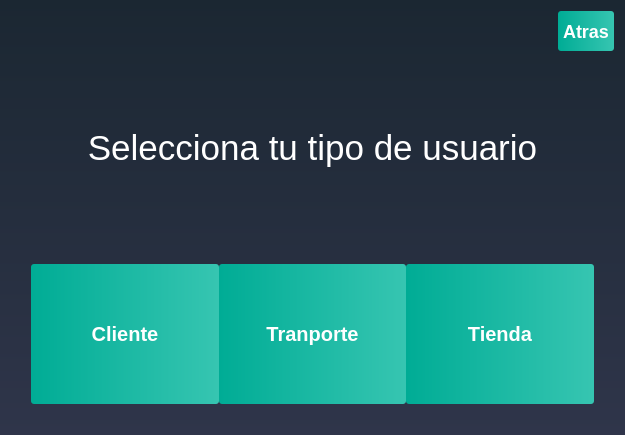
<?xml version="1.0" encoding="UTF-8"?>
<ui version="4.0">
 <class>SignIn_Dialog</class>
 <widget class="QDialog" name="SignIn_Dialog">
  <property name="geometry">
   <rect>
    <x>0</x>
    <y>0</y>
    <width>625</width>
    <height>435</height>
   </rect>
  </property>
  <property name="windowTitle">
   <string>Dialog</string>
  </property>
  <property name="styleSheet">
   <string notr="true">QWidget
{
	background-color: qlineargradient(spread:repeat, x1:1, y1:0, x2:1, y2:1, stop:0 rgba(27, 39, 50, 255),stop:1 rgba(47, 53, 74, 255));
	color: #000000;

}</string>
  </property>
  <layout class="QVBoxLayout" name="verticalLayout_2">
   <item>
    <layout class="QVBoxLayout" name="verticalLayout">
     <item>
      <layout class="QHBoxLayout" name="horizontalLayout_2">
       <item>
        <widget class="QLabel" name="label_2">
         <property name="maximumSize">
          <size>
           <width>180</width>
           <height>80</height>
          </size>
         </property>
         <property name="sizeIncrement">
          <size>
           <width>50</width>
           <height>45</height>
          </size>
         </property>
         <property name="baseSize">
          <size>
           <width>100</width>
           <height>0</height>
          </size>
         </property>
         <property name="styleSheet">
          <string notr="true">QLabel
{
	background-color: transparent;



}</string>
         </property>
         <property name="text">
          <string/>
         </property>
         <property name="pixmap">
          <pixmap resource="hermes_imagenes.qrc">:/Logo oficial Hermes(1).png</pixmap>
         </property>
        </widget>
       </item>
       <item>
        <layout class="QHBoxLayout" name="horizontalLayout_3">
         <item>
          <layout class="QVBoxLayout" name="verticalLayout_4">
           <property name="spacing">
            <number>10</number>
           </property>
           <item>
            <layout class="QVBoxLayout" name="verticalLayout_5"/>
           </item>
          </layout>
         </item>
        </layout>
       </item>
       <item alignment="Qt::AlignRight">
        <widget class="QPushButton" name="pushButton_4">
         <property name="maximumSize">
          <size>
           <width>100</width>
           <height>40</height>
          </size>
         </property>
         <property name="font">
          <font>
           <pointsize>-1</pointsize>
           <weight>75</weight>
           <bold>true</bold>
          </font>
         </property>
         <property name="styleSheet">
          <string notr="true">QPushButton
{
	background-color: qlineargradient(spread:pad, x1:0, y1:0.511, x2:1, y2:0.511, stop:0 rgba(0, 172, 149, 255),stop:0.995192 rgba(54, 197, 177, 255));
	color: #fff;
	font-size: 18px;
	font-weight: bold;
	border: none;
	border-radius: 3px;
	padding: 5px;

}</string>
         </property>
         <property name="text">
          <string>Atras</string>
         </property>
         <property name="icon">
          <iconset resource="hermes_imagenes.qrc">
           <normaloff>:/back.png</normaloff>:/back.png</iconset>
         </property>
         <property name="iconSize">
          <size>
           <width>25</width>
           <height>25</height>
          </size>
         </property>
        </widget>
       </item>
      </layout>
     </item>
     <item>
      <layout class="QVBoxLayout" name="verticalLayout_3"/>
     </item>
     <item>
      <widget class="QLabel" name="label">
       <property name="font">
        <font>
         <pointsize>-1</pointsize>
        </font>
       </property>
       <property name="styleSheet">
        <string notr="true">QLabel
{
	background-color: transparent;
	color: #ffffff;
	font-size: 35px;
	font-style: bold;

}</string>
       </property>
       <property name="text">
        <string>Selecciona tu tipo de usuario</string>
       </property>
       <property name="alignment">
        <set>Qt::AlignCenter</set>
       </property>
      </widget>
     </item>
     <item>
      <layout class="QHBoxLayout" name="horizontalLayout">
       <property name="spacing">
        <number>0</number>
       </property>
       <property name="leftMargin">
        <number>20</number>
       </property>
       <property name="topMargin">
        <number>20</number>
       </property>
       <property name="rightMargin">
        <number>20</number>
       </property>
       <property name="bottomMargin">
        <number>20</number>
       </property>
       <item>
        <widget class="QPushButton" name="pushButton_2">
         <property name="sizePolicy">
          <sizepolicy hsizetype="Minimum" vsizetype="Preferred">
           <horstretch>0</horstretch>
           <verstretch>0</verstretch>
          </sizepolicy>
         </property>
         <property name="maximumSize">
          <size>
           <width>200</width>
           <height>200</height>
          </size>
         </property>
         <property name="font">
          <font>
           <pointsize>-1</pointsize>
           <weight>75</weight>
           <bold>true</bold>
          </font>
         </property>
         <property name="styleSheet">
          <string notr="true">QPushButton
{
	background-color: qlineargradient(spread:pad, x1:0, y1:0.511, x2:1, y2:0.511, stop:0 rgba(0, 172, 149, 255),stop:0.995192 rgba(54, 197, 177, 255));
	color: #fff;
	font-size: 20px;
	font-weight: bold;
	border: none;
	border-radius: 3px;
	padding: 5px;

}</string>
         </property>
         <property name="text">
          <string>Cliente</string>
         </property>
         <property name="icon">
          <iconset resource="hermes_imagenes.qrc">
           <normaloff>:/usuariosito.png</normaloff>:/usuariosito.png</iconset>
         </property>
         <property name="iconSize">
          <size>
           <width>100</width>
           <height>100</height>
          </size>
         </property>
        </widget>
       </item>
       <item>
        <widget class="QPushButton" name="pushButton">
         <property name="sizePolicy">
          <sizepolicy hsizetype="Minimum" vsizetype="Preferred">
           <horstretch>0</horstretch>
           <verstretch>0</verstretch>
          </sizepolicy>
         </property>
         <property name="maximumSize">
          <size>
           <width>210</width>
           <height>200</height>
          </size>
         </property>
         <property name="font">
          <font>
           <pointsize>-1</pointsize>
           <weight>75</weight>
           <bold>true</bold>
          </font>
         </property>
         <property name="styleSheet">
          <string notr="true">QPushButton
{
	background-color: qlineargradient(spread:pad, x1:0, y1:0.511, x2:1, y2:0.511, stop:0 rgba(0, 172, 149, 255),stop:0.995192 rgba(54, 197, 177, 255));
	color: #fff;
	font-size: 20px;
	font-weight: bold;
	border: none;
	border-radius: 3px;
	padding: 5px;

}</string>
         </property>
         <property name="text">
          <string>Tranporte</string>
         </property>
         <property name="icon">
          <iconset resource="hermes_imagenes.qrc">
           <normaloff>:/transportico.png</normaloff>:/transportico.png</iconset>
         </property>
         <property name="iconSize">
          <size>
           <width>100</width>
           <height>100</height>
          </size>
         </property>
        </widget>
       </item>
       <item>
        <widget class="QPushButton" name="pushButton_3">
         <property name="sizePolicy">
          <sizepolicy hsizetype="Minimum" vsizetype="Preferred">
           <horstretch>0</horstretch>
           <verstretch>0</verstretch>
          </sizepolicy>
         </property>
         <property name="maximumSize">
          <size>
           <width>200</width>
           <height>200</height>
          </size>
         </property>
         <property name="font">
          <font>
           <pointsize>-1</pointsize>
           <weight>75</weight>
           <bold>true</bold>
          </font>
         </property>
         <property name="styleSheet">
          <string notr="true">QPushButton
{
	background-color: qlineargradient(spread:pad, x1:0, y1:0.511, x2:1, y2:0.511, stop:0 rgba(0, 172, 149, 255),stop:0.995192 rgba(54, 197, 177, 255));
	color: #fff;
	font-size: 20px;
	font-weight: bold;
	border: none;
	border-radius: 3px;
	padding: 5px;

}</string>
         </property>
         <property name="text">
          <string>Tienda</string>
         </property>
         <property name="icon">
          <iconset resource="hermes_imagenes.qrc">
           <normaloff>:/tiendita.png</normaloff>:/tiendita.png</iconset>
         </property>
         <property name="iconSize">
          <size>
           <width>100</width>
           <height>100</height>
          </size>
         </property>
        </widget>
       </item>
      </layout>
     </item>
    </layout>
   </item>
  </layout>
 </widget>
 <resources>
  <include location="hermes_imagenes.qrc"/>
 </resources>
 <connections/>
</ui>
